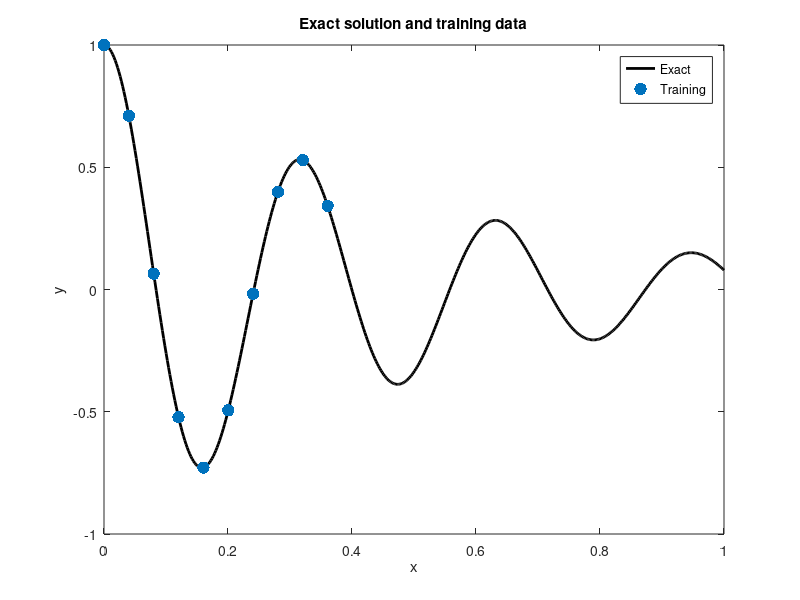

MATLAB code for this plot: (Note: this script raises an error after producing the figure.)
%% PINN for a Mass-Spring-Damper System (Underdamped Oscillator)

clear; clc; close all;

%% Problem Setup and Data Generation

% Parameters of the oscillator
d  = 2;      % damping factor
w0 = 20;     % natural frequency
mu = 2*d;    % damping coefficient
k  = w0^2;   % stiffness coefficient

% Analytical solution parameters for underdamped oscillator
%   y(t) = A*exp(-d*t)*cos(w*t + phi)
w   = sqrt(w0^2 - d^2);
phi = atan(-d / w);
A   = 1/(2*cos(phi));

% Define the analytical solution as an anonymous function
oscillator = @(x) exp(-d*x) .* (2*A*cos(phi + w*x));

% Generate full domain data for plotting (fine grid)
numPoints = 500;
x = linspace(0,1,numPoints)';   % column vector
y = oscillator(x);

% Select training data from the left part of the domain (10 points)
indices = 1:20:200; 
x_data = x(indices);
y_data = y(indices);

% Plot the exact solution and training data
figure;
plot(x, y, 'k-', 'LineWidth', 2); hold on;
scatter(x_data, y_data, 80, 'ro', 'filled');
xlabel('x'); ylabel('y');
title('Exact solution and training data');
legend('Exact','Training','Location','best');
hold off;

%% Convert Data to dlarray for Differentiation
x_data_dl = dlarray(x_data','CB');  % shape = 1 x N
y_data_dl = dlarray(y_data','CB');

% Create physics collocation points: 30 points in [0,1]
x_phys = linspace(0,1,30)';
x_phys_dl = dlarray(x_phys','CB');  % shape = 1 x 30

%% Define the Neural Network Architecture
layers = [
    featureInputLayer(1, 'Normalization','none','Name','input')
    fullyConnectedLayer(32, 'Name','fc1')
    tanhLayer('Name','tanh1')
    fullyConnectedLayer(32, 'Name','fc2')
    tanhLayer('Name','tanh2')
    fullyConnectedLayer(32, 'Name','fc3')
    tanhLayer('Name','tanh3')
    fullyConnectedLayer(1, 'Name','output')];

lgraph = layerGraph(layers);
net = dlnetwork(lgraph);

% If you're on R2023a or later, you *could* do:
%   net.Acceleration = 'none';
% but it is not needed (and not recognized) in older versions.

%% Training Setup
numIterations = 10000;
learningRate  = 1e-4;

trailingAvg   = [];
trailingAvgSq = [];
lossHistory   = zeros(numIterations, 1);

%% PINN Training Loop
figure;
for iter = 1:numIterations
    
    % Evaluate model loss and its gradients via dlfeval
    [lossVal, gradients, lossDataVal, lossPhysVal] = ...
        dlfeval(@modelLoss, net, x_data_dl, y_data_dl, x_phys_dl, mu, k);
    
    lossHistory(iter) = gather(extractdata(lossVal));
    
    % Update network parameters using the ADAM optimizer
    [net, trailingAvg, trailingAvgSq] = adamupdate(net, gradients, ...
        trailingAvg, trailingAvgSq, iter, learningRate);
    
    % Display and plot every 150 iterations
    if mod(iter,150) == 0
        % Evaluate the network on the full domain
        x_full_dl = dlarray(x','CB');
        y_pred_dl = forward(net, x_full_dl, 'Outputs','output');
        y_pred    = gather(extractdata(y_pred_dl))';  % make it column vector
        
        % Plot the results
        subplot(1,2,1);
        plot(x, y, 'k-', 'LineWidth',2); hold on;
        scatter(x_data, y_data, 80, 'ro', 'filled');
        plot(x, y_pred, 'b--', 'LineWidth',2);
        xlabel('x'); ylabel('y');
        title(sprintf('Iteration %d, Loss=%.3e', iter, lossHistory(iter)));
        legend('Exact','Training','PINN','Location','best');
        hold off;
        
        % Plot the training loss so far (log scale)
        subplot(1,2,2);
        semilogy(1:iter, lossHistory(1:iter), 'LineWidth',2);
        xlabel('Iteration'); ylabel('Loss');
        title('Training Loss History');
        drawnow;
    end
    
end

%% Helper Function: Model Loss
function [loss, gradients, lossData, lossPhys] = modelLoss( ...
    net, x_data, y_data, x_phys, mu, k)

    % Forward pass on data points (observations)
    y_pred_data = forward(net, x_data, 'Outputs','output');
    lossData = mean((y_pred_data - y_data).^2, 'all');
    
    % Forward pass on physics collocation points
    y_phys = forward(net, x_phys, 'Outputs','output');
    
    % 1) Sum the outputs to get a scalar for the derivative tape
    y_sum = sum(y_phys, 'all');
    
    % 2) First derivative: dy/dx
    dy_dx = dlgradient(y_sum, x_phys, 'EnableHigherDerivatives', true);
    
    % 3) Sum(dy_dx) => another scalar
    dy_dx_sum = sum(dy_dx, 'all');
    
    % 4) Second derivative: d2y/dx2
    d2y_dx2 = dlgradient(dy_dx_sum, x_phys, 'EnableHigherDerivatives', true);
    
    % ODE residual: y'' + mu*y' + k*y = 0
    physicsResidual = d2y_dx2 + mu * dy_dx + k * y_phys;
    lossPhys        = mean(physicsResidual.^2, 'all');
    
    % Total loss = data mismatch + small weight on the physics loss
    loss = lossData + 1e-4 * lossPhys;
    
    % Gradients wrt network learnable parameters
    gradients = dlgradient(loss, net.Learnables);
end
